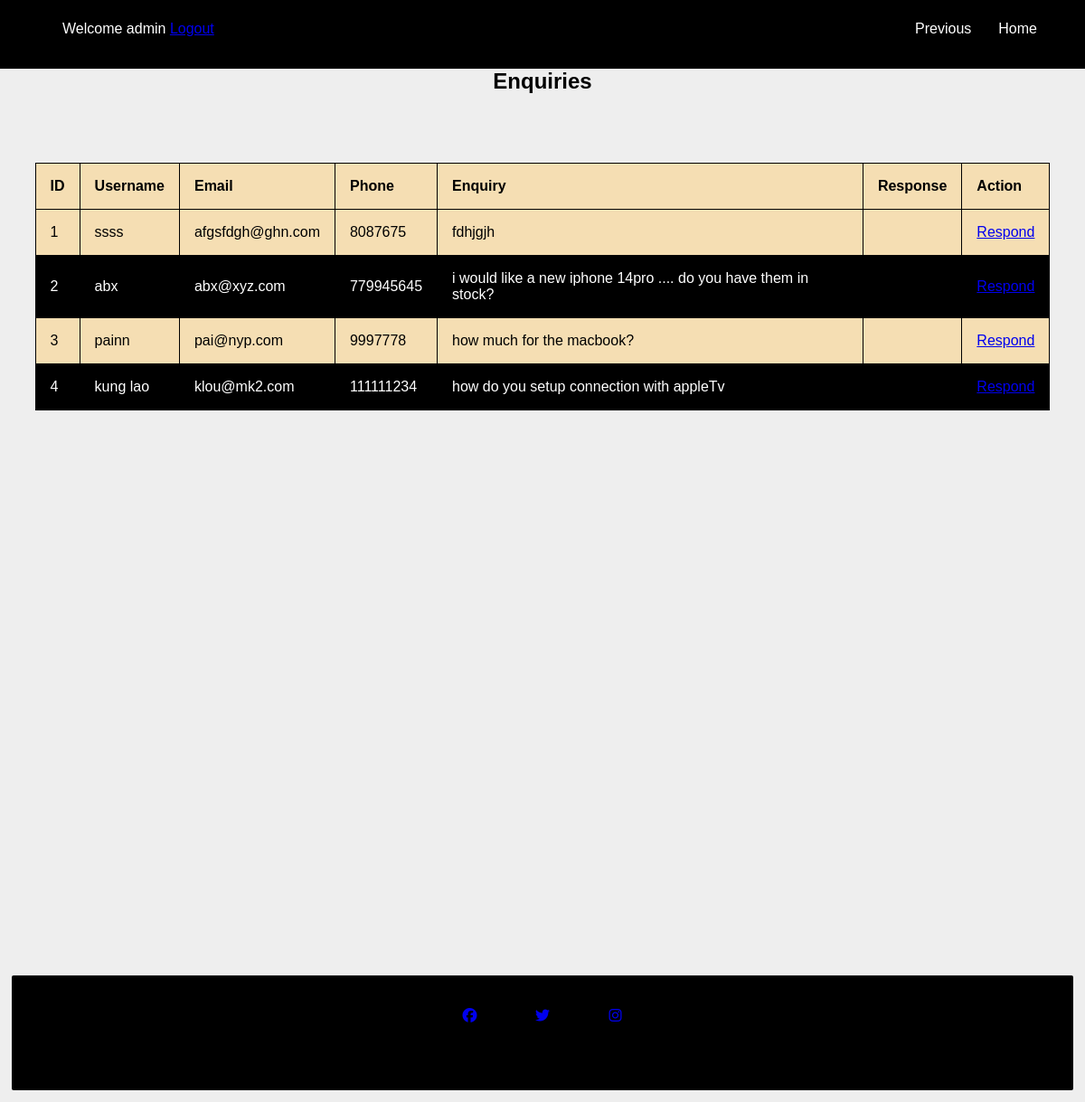
/ViewEnquiries.php (signed in), run on the app's committed database.
### tables this page shows
CREATE TABLE `enquiries` (
  `Enquiry_ID` int(11) NOT NULL,
  `username` varchar(100) DEFAULT NULL,
  `Email` varchar(50) NOT NULL,
  `Phone` int(10) NOT NULL,
  `Enquiry` varchar(500) DEFAULT NULL,
  `Response` varchar(500) NOT NULL
);

### ViewEnquiries.php (the view, shortened to what this page needs)
<?php
$uname=$_SESSION['username'];
?>
<!DOCTYPE html>
<html lang="en">
<head>
    <link rel="stylesheet" href="css/main1.css">
</head>
<body>
<div class="header">
		<ul>
			<li><a href="Home.php">Home</a></li>
			<li><a href="Main.php">Previous</a></li>
		</ul>
		<div class="user_info">
			Welcome <?php echo "$uname"; ?>
			<a href="logout.php">Logout</a>
	       </div>
	</div>
    <div >
        <h2>Enquiries</h2>
    </div>
    <div id="table">
    <table border="2">
    <thead>
        <tr>
            <th>ID </th>
            <th>Username</th>
            <th>Email</th>
            <th>Phone</th>
            <th>Enquiry</th>
            <th>Response</th>
            <th>Action</th>
        </tr>
    	</thead>
        <tbody>
            <?php
          include ('config.php');
          $query=mysqli_query($conn,"select * from `enquiries`");
          while($row=mysqli_fetch_array($query)){
            ?>
            <tr>
                <td><?php echo $row['Enquiry_ID'];?></td>
                <td><?php echo $row['username'];?></td>
                <td><?php echo $row['Email'];?></td>
                <td><?php echo $row['Phone'];?></td>
                <td><?php echo $row['Enquiry'];?></td>
                <td><?php echo $row['Response'];?></td>
                <td><a href="responsePage.php?id = <?php echo $row['Enquiry_ID']; ?>">Respond</a></td>
            </tr>
        <?php
         }
          ?>
        </tbody>
    </table>
    </div>
    <footer class="footer">
            <a href="#"><i class="fab fa-facebook"></i></a>
            <a href="#"><i class="fab fa-twitter"></i></a>
            <a href="#"><i class="fab fa-instagram"></i></a>
      </footer>
</body>
</html>

### css/main1.css (style rules this page uses)
body { font-family: sans-serif; background: #eee; }
* { margin: 0px; padding:0px; }
h2 { color: black; margin-bottom: 50px; text-align: center; }
.header { width: auto; color: white; height: 30px; padding: 23px; background: black; }
.header ul { list-style: none; }
.header ul li { float: right; margin-right: 30px; }
.header ul li a { text-decoration: none; color: white; }
.user_info { position: absolute; left: 69px; }
table { border-collapse: collapse; border-spacing: 0; width: 100%; background-color: wheat; color :black ; border: 1px solid black; }
th,td { text-align: left; padding: 16px; }
tr:nth-child(even) { background-color:black; color:white; }
#table { padding: 1.6rem; margin-left: 13px; margin-right: 13px; margin-bottom: 600px; }
footer { text-align: center; background-color: black; color: white; padding: 1.6rem; margin: 13px; line-height: 2px; border-radius: 2px; }
footer a { height: 56px; width: 56px; display: inline-block; margin: 10px; align-items: center; }

### data on the page
enquiries: Enquiry_ID "1", username "ssss", Email "afgsfdgh@ghn.com", Phone "8087675", Enquiry "fdhjgjh"
enquiries: Enquiry_ID "2", username "abx", Email "abx@xyz.com", Phone "779945645", Enquiry "i would like a new iphone 14pro .... do you have them in stock?"
enquiries: Enquiry_ID "3", username "painn", Email "pai@nyp.com", Phone "9997778", Enquiry "how much for the macbook?"
enquiries: Enquiry_ID "4", username "kung lao", Email "klou@mk2.com", Phone "111111234", Enquiry "how do you setup connection with appleTv"

### other printed values
$uname "admin"
